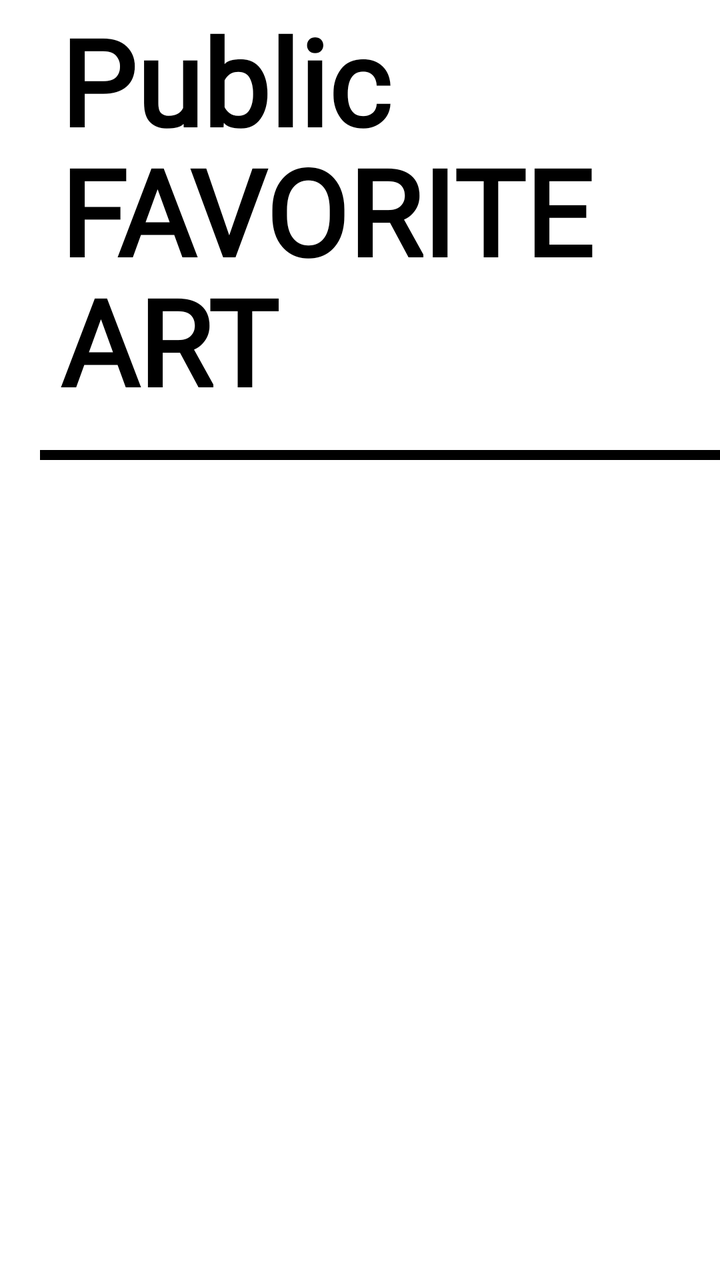
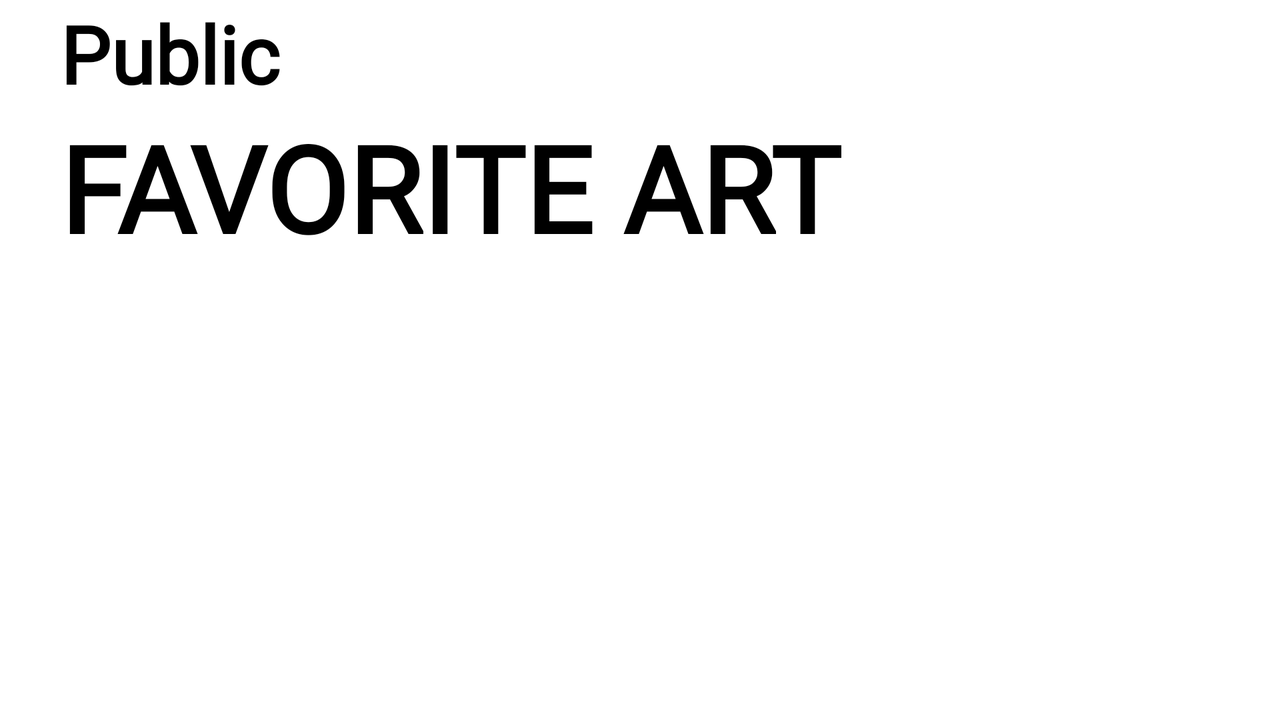

An Android layout and its configuration variant, each rendered on a device that would load it. The default file and the variant file are quoted in full after the pictures.
<!-- AndroidManifest.xml: application theme AppTheme -->
<!-- res/layout/activity_liked_list.xml -->
<?xml version="1.0" encoding="utf-8"?>
<LinearLayout
    xmlns:android="http://schemas.android.com/apk/res/android"
    xmlns:app="http://schemas.android.com/apk/res-auto"
    xmlns:tools="http://schemas.android.com/tools"
    android:layout_width="match_parent"
    android:layout_height="match_parent"
    android:orientation="vertical"
    tools:context=".LikedListActivity">

    <LinearLayout
        android:layout_width="match_parent"
        android:layout_height="wrap_content"
        android:orientation="vertical"
        android:gravity="center_vertical"
        android:layout_gravity="left">

        <TextView
            android:id="@+id/tv_likedListHeading"
            android:layout_width="wrap_content"
            android:layout_height="65dp"
            android:layout_marginLeft="@dimen/titlesize"
            android:elegantTextHeight="false"
            android:fontFamily="@font/altedin1451mit"
            android:gravity="left"
            android:text="Public"
            android:textColor="@color/black"
            android:textSize="60sp"
            android:textStyle="bold" />

        <TextView
            android:id="@+id/tv_likedListHeading2"
            android:layout_width="wrap_content"
            android:layout_height="65dp"
            android:layout_marginLeft="@dimen/titlesize"
            android:fontFamily="@font/altedin1451mit"
            android:gravity="left"
            android:text="FAVORITE"
            android:textColor="@color/black"
            android:textSize="60sp"
            android:textStyle="bold" />

        <TextView
            android:id="@+id/tv_likedListHeading3"
            android:layout_width="wrap_content"
            android:layout_height="65dp"
            android:layout_marginLeft="@dimen/titlesize"
            android:fontFamily="@font/altedin1451mit"
            android:gravity="left"
            android:text="ART"
            android:textColor="@color/black"
            android:textSize="60sp"
            android:textStyle="bold" />

        <ImageView
            android:layout_width="match_parent"
            android:layout_height="5dp"
            android:layout_marginLeft="20dp"
            android:layout_marginTop="30dp"
            android:layout_marginBottom="10dp"
            android:background="@color/black" />
    </LinearLayout>


    <ListView
        android:id="@+id/lv_likedList"
        android:layout_width="match_parent"
        android:layout_height="wrap_content"
        android:layout_weight="1" />
</LinearLayout>
<!-- resources referenced by this layout -->
<resources>
  <color name="black">#000000</color>
  <dimen name="titlesize">30sp</dimen>
  <style name="AppTheme" parent="Theme.MaterialComponents.Light.NoActionBar">
          <item name="colorPrimary">@color/primaryLightColor</item>
          <item name="colorPrimaryVariant">@color/primaryColor</item>
          <item name="colorOnPrimary">@color/primaryTextColor</item>
          <item name="colorSecondary">@color/secondaryColor</item>
          <item name="colorSecondaryVariant">@color/secondaryDarkColor</item>
          <item name="colorOnSecondary">@color/secondaryTextColor</item>
          <item name="colorError">@color/error</item>
          <item name="colorOnError">@color/onError</item>
          <item name="colorSurface">@color/primaryTextColor</item>
          <item name="colorOnSurface">@color/primaryDarkColor</item>
          <item name="android:colorBackground">@color/primaryTextColor</item>
          <item name="colorOnBackground">@color/primaryTextColor</item>
          <item name="android:statusBarColor">@color/primaryColor</item>
          <item name="android:navigationBarColor">@color/primaryColor</item>
  
          <item name="android:textViewStyle">@style/RobotoTextViewStyle</item>
          <item name="android:buttonStyle">@style/RobotoButtonStyle</item>
      </style>
  <color name="primaryLightColor">#1d1df0</color>
  <color name="primaryColor">#1d1df0</color>
  <color name="primaryTextColor">#ffffff</color>
  <color name="secondaryColor">#ffff00</color>
  <color name="secondaryDarkColor">#c7cc00</color>
  <color name="secondaryTextColor">#000000</color>
  <color name="error">#ff1744</color>
  <color name="onError">#000000</color>
  <color name="primaryDarkColor">#0000BC</color>
  <style name="RobotoTextViewStyle" parent="android:Widget.TextView">
          <item name="android:fontFamily">@font/din</item>
          <item name="android:textSize">16dp</item>
      </style>
  <style name="RobotoButtonStyle" parent="android:Widget.Holo.Button">
          <item name="android:fontFamily">@font/din</item>
          <item name="android:textSize">18dp</item>
      </style>
</resources>
<!-- res/layout-land/activity_liked_list.xml (the repository's variant of the layout above) -->
<!-- drawn on the phone turned sideways -->
<?xml version="1.0" encoding="utf-8"?>
<LinearLayout
    xmlns:android="http://schemas.android.com/apk/res/android"
    xmlns:app="http://schemas.android.com/apk/res-auto"
    xmlns:tools="http://schemas.android.com/tools"
    android:layout_width="match_parent"
    android:layout_height="match_parent"
    android:orientation="vertical"
    tools:context=".LikedListActivity">

    <LinearLayout
        android:layout_width="match_parent"
        android:layout_height="wrap_content"
        android:orientation="vertical"
        android:gravity="center_vertical"
        android:layout_gravity="left">

        <TextView
            android:id="@+id/tv_likedListHeading"
            android:layout_width="wrap_content"
            android:layout_height="wrap_content"
            android:layout_marginLeft="@dimen/titlesize"
            android:elegantTextHeight="false"
            android:fontFamily="@font/altedin1451mit"
            android:gravity="left"
            android:text="Public"
            android:textColor="@color/black"
            android:textSize="40sp"
            android:textStyle="bold" />

        <TextView
            android:id="@+id/tv_likedListHeading2"
            android:layout_width="wrap_content"
            android:layout_height="65dp"
            android:layout_marginLeft="@dimen/titlesize"
            android:fontFamily="@font/altedin1451mit"
            android:gravity="left"
            android:text="FAVORITE ART"
            android:textColor="@color/black"
            android:textSize="60sp"
            android:layout_marginBottom="15dp"
            android:textStyle="bold" />
    </LinearLayout>


    <ListView
        android:id="@+id/lv_likedList"
        android:layout_width="match_parent"
        android:layout_height="wrap_content"
        android:layout_weight="1" />
</LinearLayout>
